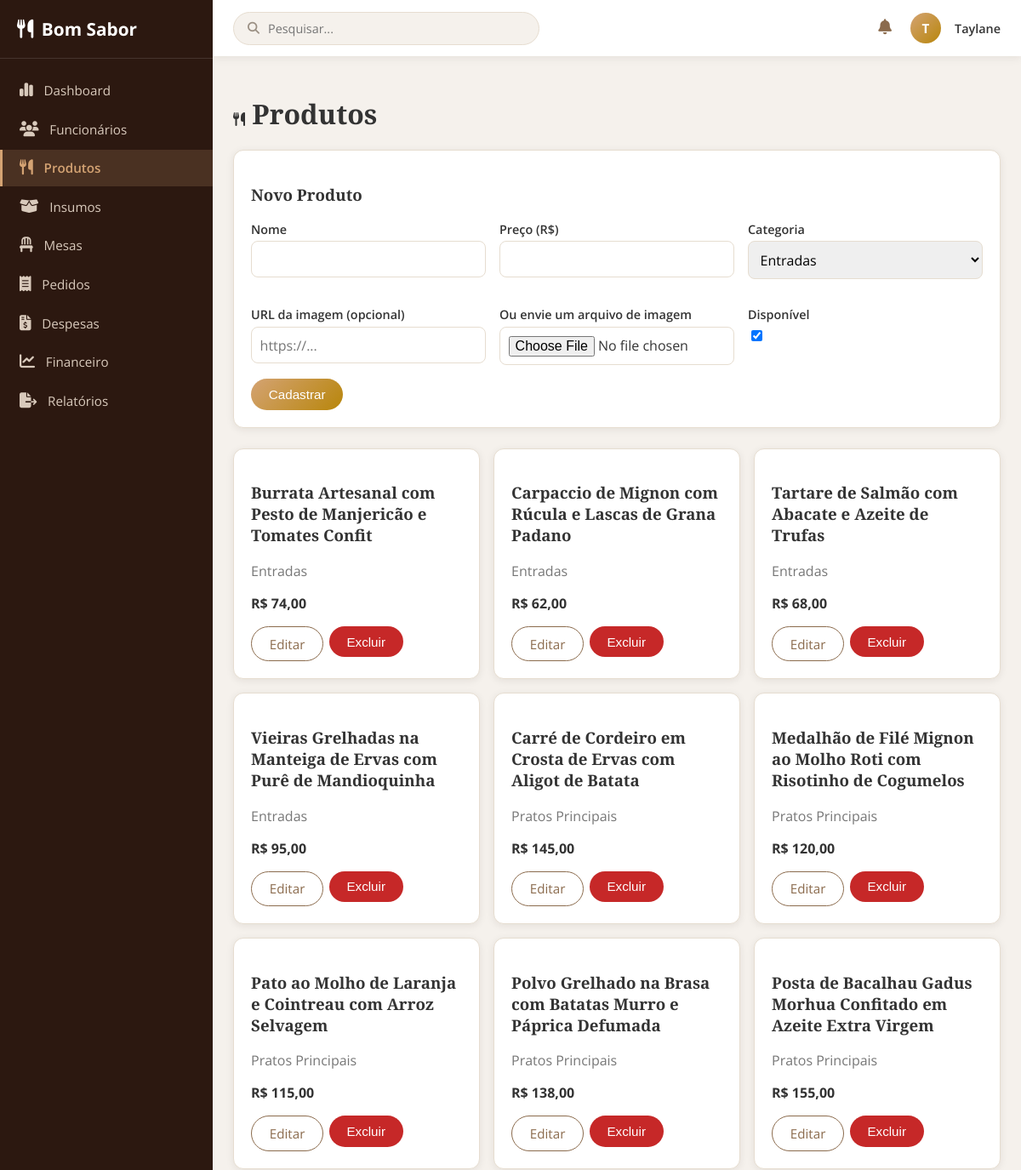
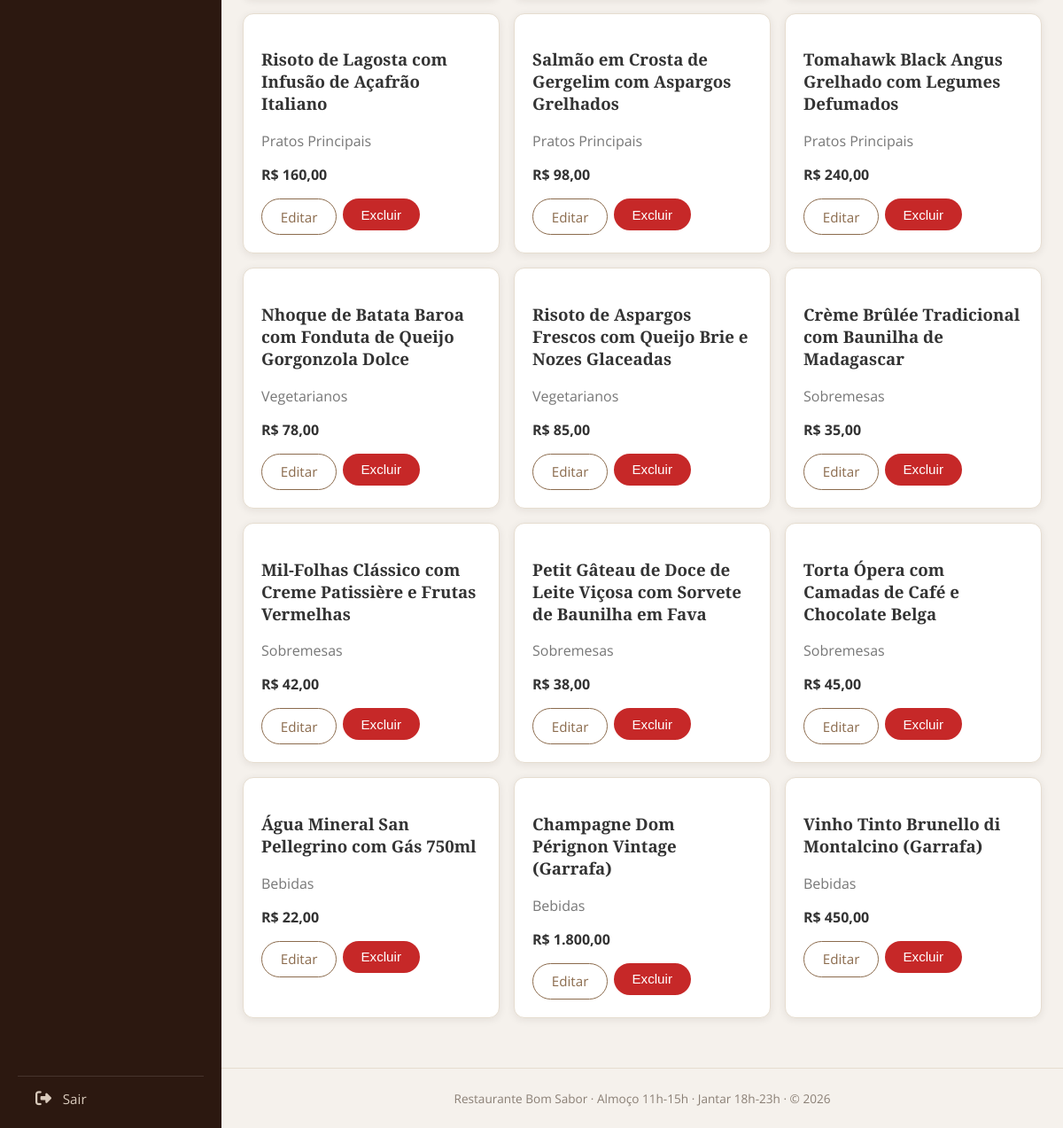
The page /pages/admin/produtos.php (signed in) on the database its author committed (2 pictures, top to bottom).
### tables this page shows
CREATE TABLE IF NOT EXISTS Produtos (
    id_produto INT AUTO_INCREMENT PRIMARY KEY,
    nome VARCHAR(100) NOT NULL,
    preco DECIMAL(10,2) NOT NULL
);

CREATE TABLE IF NOT EXISTS Categorias (
    id_categoria INT AUTO_INCREMENT PRIMARY KEY,
    nome VARCHAR(50) NOT NULL,
    ordem INT DEFAULT 0
);

### includes/helpers.php (called while the page is built, shortened)
<?php
function formatarMoedaPhp(?float $valor): string
{
    return 'R$ ' . number_format((float) $valor, 2, ',', '.');
}

### pages/admin/produtos.php (the view, shortened to what this page needs)
<?php
$pdo = getConexao();
$categorias = $pdo->query('SELECT * FROM Categorias ORDER BY ordem ASC')->fetchAll();
$produtos = $pdo->query(
    'SELECT p.*, c.nome AS nome_categoria FROM Produtos p
     JOIN Categorias c ON c.id_categoria = p.id_categoria
     ORDER BY c.ordem ASC, p.nome ASC'
)->fetchAll();
$produtoEdicao = null;
require __DIR__ . '/../../includes/header.php';
?>
<h1><?= icone('cardapio') ?> Produtos</h1>
<div class="card" style="margin-bottom:1.5rem">
    <h3><?= $produtoEdicao ? 'Editar Produto' : 'Novo Produto' ?></h3>
    <form method="POST" enctype="multipart/form-data">
        <div class="grid grid-cards">
            <div class="campo">
                <label for="nome">Nome</label>
                <input type="text" id="nome" name="nome" required value="<?= htmlspecialchars($produtoEdicao['nome'] ?? '') ?>">
            </div>
            <div class="campo">
                <label for="preco">Preço (R$)</label>
                <input type="number" step="0.01" min="0.01" id="preco" name="preco" required value="<?= htmlspecialchars($produtoEdicao['preco'] ?? '') ?>">
            </div>
            <div class="campo">
                <label for="id_categoria">Categoria</label>
                <select id="id_categoria" name="id_categoria" required>
                    <?php foreach ($categorias as $c): ?>
                        <option value="<?= $c['id_categoria'] ?>" <?= ($produtoEdicao['id_categoria'] ?? null) == $c['id_categoria'] ? 'selected' : '' ?>>
                            <?= htmlspecialchars($c['nome']) ?>
                        </option>
                    <?php endforeach; ?>
                </select>
            </div>
            <div class="campo">
                <label for="imagem_url">URL da imagem (opcional)</label>
                <input type="text" id="imagem_url" name="imagem_url" placeholder="https://..." value="<?= htmlspecialchars(str_starts_with($produtoEdicao['imagem'] ?? '', 'http') ? $produtoEdicao['imagem'] : '') ?>">
            </div>
            <div class="campo">
                <label for="imagem_arquivo">Ou envie um arquivo de imagem</label>
                <input type="file" id="imagem_arquivo" name="imagem_arquivo" accept="image/*">
            </div>
            <div class="campo">
                <label for="disponivel">Disponível</label>
                <input type="checkbox" id="disponivel" name="disponivel" style="width:auto" <?= ($produtoEdicao['disponivel'] ?? 1) ? 'checked' : '' ?>>
            </div>
        </div>
        <button type="submit" class="btn"><?= $produtoEdicao ? 'Salvar Alterações' : 'Cadastrar' ?></button>
    </form>
</div>
<div class="grid grid-cards">
<?php foreach ($produtos as $p): ?>
    <div class="card">
        <h3 style="justify-content:space-between">
            <span><?= htmlspecialchars($p['nome']) ?></span>
        </h3>
        <p style="color:#777;margin:0 0 0.5rem"><?= htmlspecialchars($p['nome_categoria']) ?></p>
        <p style="font-weight:700"><?= formatarMoedaPhp($p['preco']) ?></p>
        <div style="display:flex; gap:0.4rem; flex-wrap:wrap">
            <a class="btn btn-secundario" href="?editar=<?= $p['id_produto'] ?>">Editar</a>
            <form method="POST" onsubmit="return confirm('Excluir este produto?');">
                <button type="submit" class="btn" style="background:var(--cor-ocupada)">Excluir</button>
            </form>
        </div>
    </div>
<?php endforeach; ?>
</div>
<?php require __DIR__ . '/../../includes/footer.php'; ?>

### assets/css/style.css (style rules this page uses)
:root { --cor-marrom-escuro: #2C1810; --cor-marrom-medio: #8B6B4D; --cor-dourado: #D4A373; --cor-dourado-escuro: #B8860B; --cor-bege: #F5E6D3; --cor-branco: #FFFFFF; --cor-primaria: #7a2e2e; --cor-primaria-escura: #5a1f1f; --cor-oliva: #6b7a4a; --cor-fundo: #F5F1EC; --cor-texto: #333333; --cor-texto-secundario: #555555; --cor-borda: #e6ddd0; --cor-livre: #2e7d32; --cor-ocupada: #c62828; --cor-reservada: #f9a825; --sombra: 0 2px 10px rgba(44, 24, 16, 0.08); --sombra-hover: 0 12px 24px rgba(44, 24, 16, 0.14); --raio: 12px; }
* { box-sizing: border-box; }
body { margin: 0; font-family: 'Open Sans', 'Segoe UI', Arial, sans-serif; background: var(--cor-fundo); color: var(--cor-texto); }
h1, h2, h3, .logo { font-family: 'Playfair Display', Georgia, serif; }
a { color: inherit; }
.card h3 { display: flex; align-items: center; gap: 0.5rem; }
.btn { display: inline-flex; align-items: center; gap: 0.4rem; border: none; border-radius: 30px; padding: 0.6rem 1.3rem; font-size: 0.95rem; cursor: pointer; background: linear-gradient(135deg, var(--cor-dourado), var(--cor-dourado-escuro)); color: #fff; text-decoration: none; transition: transform 0.2s ease, box-shadow 0.2s ease; }
.btn-secundario { background: transparent; background-image: none; color: var(--cor-marrom-medio); border: 1px solid var(--cor-marrom-medio); }
.card { background: #fff; border: 1px solid var(--cor-borda); border-radius: var(--raio); padding: 1.25rem; box-shadow: var(--sombra); transition: transform 0.3s ease, box-shadow 0.3s ease; }
.grid { display: grid; gap: 1rem; }
.grid-cards { grid-template-columns: repeat(auto-fill, minmax(240px, 1fr)); }
.campo { margin-bottom: 1rem; }
.campo label { display: block; margin-bottom: 0.3rem; font-weight: 600; font-size: 0.9rem; }
.campo input, .campo select, .campo textarea { width: 100%; padding: 0.6rem; border: 1px solid var(--cor-borda); border-radius: 8px; font-size: 1rem; font-family: inherit; }

### rows shown on the page
produtos: nome "Burrata Artesanal com Pesto de Manjericão e Tomates Confit", id_categoria.nome "Entradas", preco "R$ 74,00"
produtos: nome "Carpaccio de Mignon com Rúcula e Lascas de Grana Padano", id_categoria.nome "Entradas", preco "R$ 62,00"
produtos: nome "Tartare de Salmão com Abacate e Azeite de Trufas", id_categoria.nome "Entradas", preco "R$ 68,00"
produtos: nome "Vieiras Grelhadas na Manteiga de Ervas com Purê de Mandioquinha", id_categoria.nome "Entradas", preco "R$ 95,00"
produtos: nome "Carré de Cordeiro em Crosta de Ervas com Aligot de Batata", id_categoria.nome "Pratos Principais", preco "R$ 145,00"
produtos: nome "Medalhão de Filé Mignon ao Molho Roti com Risotinho de Cogumelos", id_categoria.nome "Pratos Principais", preco "R$ 120,00"
produtos: nome "Pato ao Molho de Laranja e Cointreau com Arroz Selvagem", id_categoria.nome "Pratos Principais", preco "R$ 115,00"
produtos: nome "Polvo Grelhado na Brasa com Batatas Murro e Páprica Defumada", id_categoria.nome "Pratos Principais", preco "R$ 138,00"
produtos: nome "Posta de Bacalhau Gadus Morhua Confitado em Azeite Extra Virgem", id_categoria.nome "Pratos Principais", preco "R$ 155,00"
produtos: nome "Risoto de Lagosta com Infusão de Açafrão Italiano", id_categoria.nome "Pratos Principais", preco "R$ 160,00"
produtos: nome "Salmão em Crosta de Gergelim com Aspargos Grelhados", id_categoria.nome "Pratos Principais", preco "R$ 98,00"
produtos: nome "Tomahawk Black Angus Grelhado com Legumes Defumados", id_categoria.nome "Pratos Principais", preco "R$ 240,00"
produtos: nome "Nhoque de Batata Baroa com Fonduta de Queijo Gorgonzola Dolce", id_categoria.nome "Vegetarianos", preco "R$ 78,00"
produtos: nome "Risoto de Aspargos Frescos com Queijo Brie e Nozes Glaceadas", id_categoria.nome "Vegetarianos", preco "R$ 85,00"
produtos: nome "Crème Brûlée Tradicional com Baunilha de Madagascar", id_categoria.nome "Sobremesas", preco "R$ 35,00"
produtos: nome "Mil-Folhas Clássico com Creme Patissière e Frutas Vermelhas", id_categoria.nome "Sobremesas", preco "R$ 42,00"
produtos: nome "Petit Gâteau de Doce de Leite Viçosa com Sorvete de Baunilha em Fava", id_categoria.nome "Sobremesas", preco "R$ 38,00"
produtos: nome "Torta Ópera com Camadas de Café e Chocolate Belga", id_categoria.nome "Sobremesas", preco "R$ 45,00"
produtos: nome "Água Mineral San Pellegrino com Gás 750ml", id_categoria.nome "Bebidas", preco "R$ 22,00"
produtos: nome "Champagne Dom Pérignon Vintage (Garrafa)", id_categoria.nome "Bebidas", preco "R$ 1.800,00"
produtos: nome "Vinho Tinto Brunello di Montalcino (Garrafa)", id_categoria.nome "Bebidas", preco "R$ 450,00"

### other values the page prints
$rotulo "Dashboard"
$rotulo "Funcionários"
$rotulo "Produtos"
$rotulo "Insumos"
$rotulo "Mesas"
$rotulo "Pedidos"
$rotulo "Despesas"
$rotulo "Financeiro"
$rotulo "Relatórios"
$inicialAvatar "T"
$nomeUsuario "Taylane"
form field id_categoria "Entradas"
